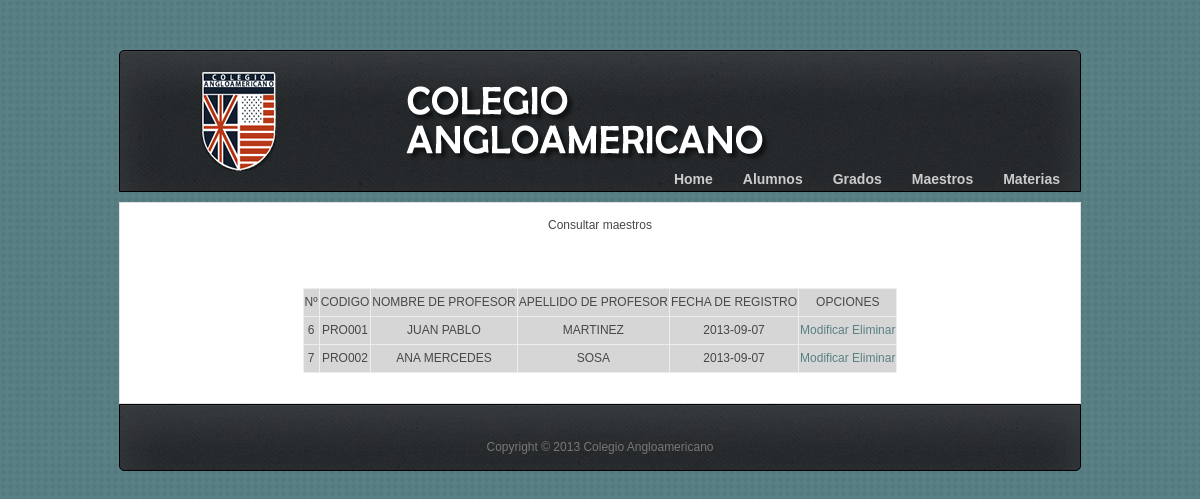
The app's page /admin/consultar_maestros.php with its own data.
### tables this page shows
CREATE TABLE IF NOT EXISTS `maestros` (
  `ID_PROFESOR` int(11) NOT NULL AUTO_INCREMENT,
  `STR_CODIGO__PROFESOR` varchar(25) DEFAULT NULL,
  `STR_NOMBRE_PROFESOR` varchar(60) DEFAULT NULL,
  `STR_APELLIDO_PROFESOR` varchar(60) DEFAULT NULL,
  `FECHA_REGISTRO` date DEFAULT NULL,
  PRIMARY KEY (`ID_PROFESOR`),
  UNIQUE KEY `MAESTROS_IDX01` (`ID_PROFESOR`),
  KEY `MAESTROS_IDX02` (`STR_CODIGO__PROFESOR`),
  KEY `MAESTROS_IDX03` (`STR_APELLIDO_PROFESOR`,`STR_NOMBRE_PROFESOR`)
);

### admin/consultar_maestros.php (the view, shortened to what this page needs)
<?php require_once('../Connections/cnn.php'); ?>
<?php
$maxRows_Recordset1 = 10;
$pageNum_Recordset1 = 0;
$startRow_Recordset1 = $pageNum_Recordset1 * $maxRows_Recordset1;
$query_Recordset1 = "SELECT * FROM maestros";
$query_limit_Recordset1 = sprintf("%s LIMIT %d, %d", $query_Recordset1, $startRow_Recordset1, $maxRows_Recordset1);
$Recordset1 = mysql_query($query_limit_Recordset1, $cnn) or die(mysql_error());
$row_Recordset1 = mysql_fetch_assoc($Recordset1);
?>
<!DOCTYPE html>
<html lang="en">
<head>
	<link rel="stylesheet" href="../css/zerogrid.css">
	<link rel="stylesheet" href="../css/style.css">
    <link rel="stylesheet" href="../css/responsive.css">
	<link rel="stylesheet" href="../css/responsiveslides.css" />
  <link rel="stylesheet" href="../css/jquery-ui.css" />
</head>
<body>
<header>
 <div id=logo> <img src="../images/logo2.png" alt="Colegio Angloamericano"> </div>
 <div id=anglo> <img src="../images/COLEGIO_ANGLO.png" alt="Colegio Angloamericano"> </div>
  <nav>
	  <ul>
		<?php include("../includes/cabezeraadmin.php"); ?>
	  </ul>
  </nav>
</header>
<section id="content">
	<div class="zerogrid block">
	  <div class="row block03">Consultar maestros</div>
	<div class="row block01">
      <table border="1" align="center">
        <tr>
          <td>Nº</td>
          <td>CODIGO</td>
          <td>NOMBRE DE PROFESOR</td>
          <td>APELLIDO DE PROFESOR</td>
          <td>FECHA DE REGISTRO</td>
          <td>OPCIONES</td>
        </tr>
        <?php do { ?>
          <tr>
            <td><?php echo $row_Recordset1['ID_PROFESOR']; ?></td>
            <td><?php echo $row_Recordset1['STR_CODIGO__PROFESOR']; ?></td>
            <td><?php echo $row_Recordset1['STR_NOMBRE_PROFESOR']; ?></td>
            <td><?php echo $row_Recordset1['STR_APELLIDO_PROFESOR']; ?></td>
            <td><?php echo $row_Recordset1['FECHA_REGISTRO']; ?></td>
            <td><a href="modificar_maestros.php?ID_PROFESOR=<?php echo $row_Recordset1['ID_PROFESOR']; ?>">Modificar</a> <a href="eliminar_maestros.php?ID_PROFESOR=<?php echo $row_Recordset1['ID_PROFESOR']; ?>">Eliminar</a></td>
          </tr>
          <?php } while ($row_Recordset1 = mysql_fetch_assoc($Recordset1)); ?>
      </table>
    </div>
	</div>
</section>
<footer>
	<div class="wrapfooter">
	<p>Copyright © 2013 Colegio Angloamericano</p>
	</div>
</footer>
</body></html>

### css/zerogrid.css (style rules this page uses)
.zerogrid { position: relative; width: 960px; margin: 0 auto; padding: 0; }
.zerogrid .row { text-align: center; }
.zerogrid:after { content: "\0020"; display: block; height: 0; clear: both; visibility: hidden; }
.clearfix:before, .clearfix:after, .row:before, .row:after { content: '\0020'; display: block; overflow: hidden; visibility: hidden; width: 0; height: 0; }
.row:after, .clearfix:after { clear: both; }
.row, .clearfix { zoom: 1; }

### css/style.css (style rules this page uses)
a,abbr,acronym,address,applet,article,aside,audio,b,blockquote,big,body,center,canvas,caption,cite,code,command,datalist,dd,del,details,dfn,dl,div,dt,em,embed,fieldset,figcaption,figure,font,footer,form,h1,h2,h3,h4,h5,h6,header,hgroup,html,i,iframe,img,ins,kbd,keygen,label,legend,li,meter,nav,object,ol,output,p,pre,progress,q,s,samp,section,small,span,source,strike,strong,sub,sup,tbody,tfoot,thead,th,tr,tdvideo,tt,u,ul,var { background: transparent; border: 0 none; font-size: 100%; margin: 0; padding: 0; border: 0; outline: 0; text-align: center; padding-top: 10px; }
ol, ul { list-style:none; }
table { padding:0; border-collapse:collapse; background-color: #D6D6D6; border-top-style: none; border-right-style: none; border-bottom-style: none; border-left-style: none; border-top-color: #000; border-right-color: #000; border-bottom-color: #000; border-left-color: #000; text-align: center; }
img { vertical-align:top; }
article, aside, audio, canvas, command, datalist, details, embed, figcaption, figure, footer, header, hgroup, keygen, meter, nav, output, progress, section, source, video { display:block; }
html, body { width:100%; padding:0; margin:0; }
body { background: #598084 url(../images/pattern15.png); color: #474747; font: 12px/25px Arial, Helvetica, sans-serif; }
a { color: #598084;text-decoration: none; }
header { width:960px;height: 130px; position:relative; margin: 50px auto 0px auto;background: url(../images/bgheader.jpg);border:1px solid #000000; -webkit-border-radius: 5px 5px 5px 5px;-moz-border-radius: 5px 5px 5px 5px;-khtml-border-radius: 5px 5px 5px 5px;border-radius: 5px 5px 0 0; box-shadow: 0px 20px 40px 0px rgba(255, 255, 255, 0.1) inset, 0px 1px 1px 0px rgba(255, 255, 255, 0.05) inset; }
header #logo { position: absolute; top: 1px; left: 76px; height: 2.355cm; width: 84px; }
header nav { position: absolute; top: 99px; right: 5px; height: 37px; }
header nav ul { list-style: none;margin: 0;padding: 0; }
.zerogrid { border:1px solid #E1E1E1; }
.block { background:#ffffff; }
.block01 { padding:30px 0px; }
.block03 { padding-bottom: 20px; }
footer { width:960px; margin:0 auto 50px auto; color:#777777; ;background: url(../images/bgheader.jpg);border:1px solid #000000; -webkit-border-radius: 0 0 5px 5px;-moz-border-radius: 0 0 5px 5px;-khtml-border-radius: 0 0 5px 5px;border-radius: 0 0 5px 5px; box-shadow: 0px 20px 40px 0px rgba(255, 255, 255, 0.1) inset, 0px 1px 1px 0px rgba(255, 255, 255, 0.05) inset; }
footer .wrapfooter { padding:10px; }

### css/responsive.css (style rules this page uses)
html { -webkit-text-size-adjust: none; }
img { max-width: 100%; height: auto; width: auto\9; }

### records on screen
maestros: ID_PROFESOR "6", STR_CODIGO__PROFESOR "PRO001", STR_NOMBRE_PROFESOR "JUAN PABLO", STR_APELLIDO_PROFESOR "MARTINEZ", FECHA_REGISTRO "2013-09-07"
maestros: ID_PROFESOR "7", STR_CODIGO__PROFESOR "PRO002", STR_NOMBRE_PROFESOR "ANA MERCEDES", STR_APELLIDO_PROFESOR "SOSA", FECHA_REGISTRO "2013-09-07"
